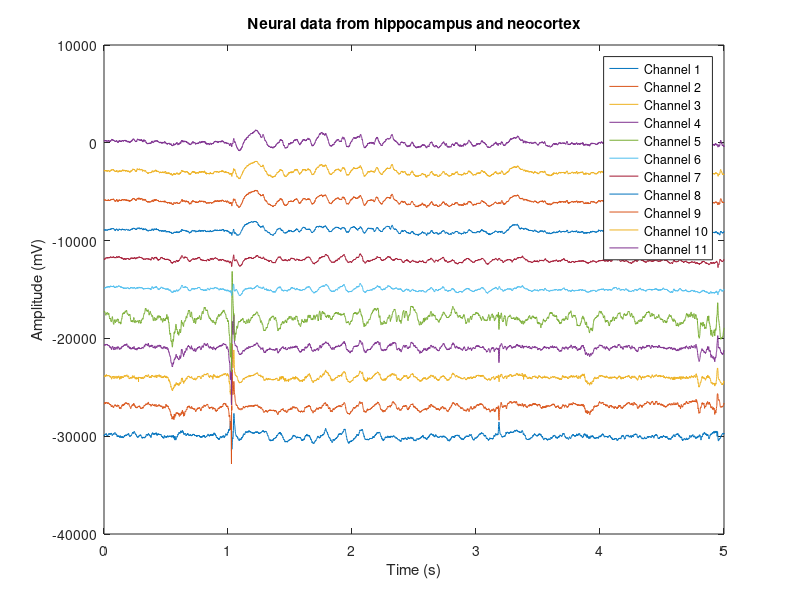
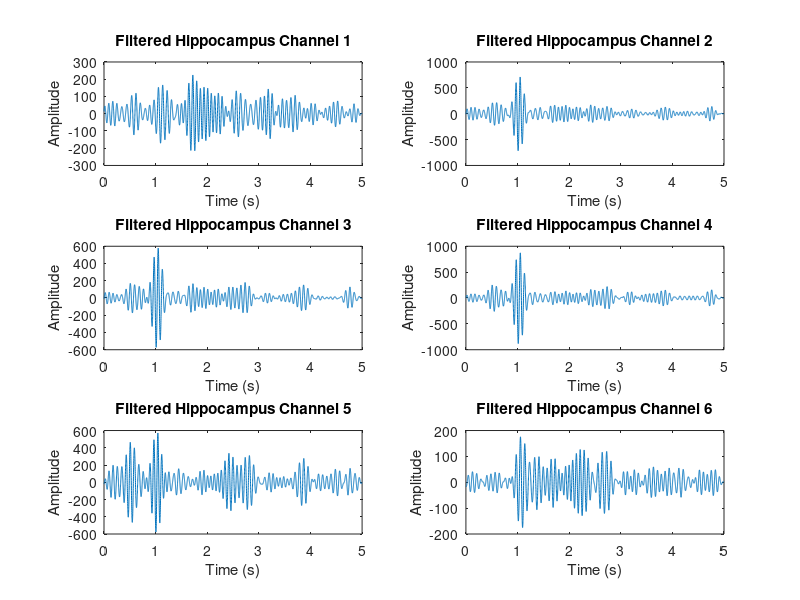

The MATLAB source for these figures, in order: (Note: this script raises an error after producing the figures.)
clc
clear 
close all

load time.mat; % sampling rate is 1250Sample/s, 5s vector 
load data.mat; %% 11 channels of neural data, 1:6 from hippocampus, 7:11 from neocortex
%% ================== Data plotting =================
% Plot the data as a function of time. The plot should look like the attached figure

t = time;
figure(1);
plot(t,data);
legend('Channel 1','Channel 2','Channel 3','Channel 4','Channel 5','Channel 6','Channel 7','Channel 8','Channel 9','Channel 10','Channel 11'); % add a legend for the channels
xlabel('Time (s)');
xlim([0 5]); 
ylabel('Amplitude (mV)');
title('Neural data from hippocampus and neocortex');

%% ================== Filter data  ========================================
% Filter all 6 channels using a 3rd order band pass butterworth filter (10 - 15 Hz)
% plot the results in a new figure 

fs = 1250; % sampling frequency (1/T)
order = 3;
fc = [10 15];

[b,a] = butter(order, fc/ (fs/ 2),'bandpass');
filtered_hippocampus = zeros(size(data(1: 6,:)));

for i = 1:6
    filtered_hippocampus(i,:) = filtfilt(b, a, data(i, :));
end

figure(2); 

for i = 1:6
    subplot(3, 2, i);
    plot(time, filtered_hippocampus(i,:));
    xlabel('Time (s)');
    xlim([0 5]); 
    ylabel('Amplitude');
    title(['Filtered Hippocampus Channel ', num2str(i)]);
end

%% ================== Extract power  ======================================
% Rectify the filtered data and extract the power either using a sliding
% window or low pass filter of the absolute value of the traces.

rectified_hippocampus = abs(filtered_hippocampus);
window = 500;
hippocampus_power = zeros(size(rectified_hippocampus, 1), size(rectified_hippocampus, 2));

for i = 1:size(rectified_hippocampus, 2)
    hippocampus_power(:,i) = movmean(rectified_hippocampus(:,i).^2, window); % calculating moving average
end

%% ================== Thresholding =========================================
% Define a threshold value using 4 x standard deviation of the signal 
% Plot channel 3 and superimpose the thresold line (in dashed red) 

channel = 3;
threshold = 4 * std(rectified_hippocampus(channel, :));

figure(3);
plot(time, rectified_hippocampus(channel, :));
hold on;
plot(time, threshold * ones(size(time)),'r--');
hold off;
xlabel('Time (s)');
xlim([0 5]); 
ylabel('Power (mV^2)');
title(['Power of channel ' num2str(channel) ' with threshold']);